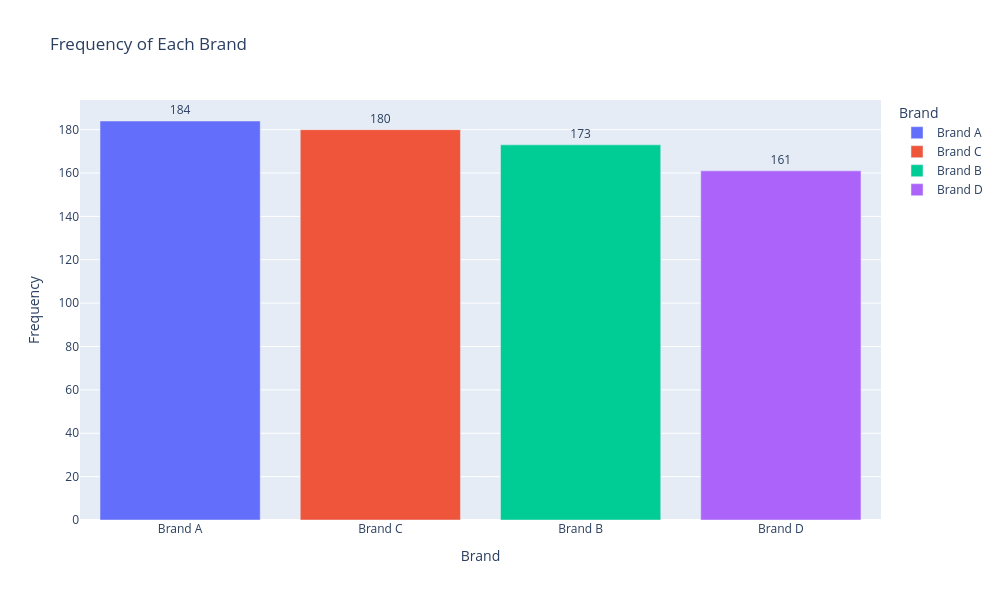

Notebook code cell kept with this figure:
### Code cell
import plotly.express as px


brand_counts = df['Brand'].value_counts().reset_index()
brand_counts.columns = ['Brand', 'Count']  # Rename columns for clarity

# Create a bar chart
fig_brand_counts = px.bar(brand_counts, 
                          x='Brand', y='Count',
                          labels={'Brand': 'Brand', 'Count': 'Frequency'},
                          title='Frequency of Each Brand',
                          color='Brand',
                          text='Count',  # Add labels above the bars
                          height=600,  # Resize height
                          width=1000)  # Resize width
fig_brand_counts.update_traces(textposition='outside')  # Position the labels outside the bars
fig_brand_counts.show()

### Figure 1 — Plotly figure (JSON) as saved in the notebook; plotly's stock layout.template omitted (floating-point values rounded to 4 significant figures)
{"data": [{"hovertemplate": "Brand=%{x}<br>Frequency=%{text}<extra></extra>", "legendgroup": "Brand A", "marker": {"color": "#636efa", "pattern": {"shape": ""}}, "name": "Brand A", "orientation": "v", "showlegend": true, "text": [184.0], "textposition": "outside", "type": "bar", "x": ["Brand A"], "xaxis": "x", "y": [184], "yaxis": "y"}, {"hovertemplate": "Brand=%{x}<br>Frequency=%{text}<extra></extra>", "legendgroup": "Brand C", "marker": {"color": "#EF553B", "pattern": {"shape": ""}}, "name": "Brand C", "orientation": "v", "showlegend": true, "text": [180.0], "textposition": "outside", "type": "bar", "x": ["Brand C"], "xaxis": "x", "y": [180], "yaxis": "y"}, {"hovertemplate": "Brand=%{x}<br>Frequency=%{text}<extra></extra>", "legendgroup": "Brand B", "marker": {"color": "#00cc96", "pattern": {"shape": ""}}, "name": "Brand B", "orientation": "v", "showlegend": true, "text": [173.0], "textposition": "outside", "type": "bar", "x": ["Brand B"], "xaxis": "x", "y": [173], "yaxis": "y"}, {"hovertemplate": "Brand=%{x}<br>Frequency=%{text}<extra></extra>", "legendgroup": "Brand D", "marker": {"color": "#ab63fa", "pattern": {"shape": ""}}, "name": "Brand D", "orientation": "v", "showlegend": true, "text": [161.0], "textposition": "outside", "type": "bar", "x": ["Brand D"], "xaxis": "x", "y": [161], "yaxis": "y"}], "layout": {"barmode": "relative", "height": 600, "legend": {"title": {"text": "Brand"}, "tracegroupgap": 0}, "title": {"text": "Frequency of Each Brand"}, "width": 1000, "xaxis": {"anchor": "y", "categoryarray": ["Brand A", "Brand C", "Brand B", "Brand D"], "categoryorder": "array", "domain": [0, 1], "title": {"text": "Brand"}}, "yaxis": {"anchor": "x", "domain": [0, 1], "title": {"text": "Frequency"}}}}
